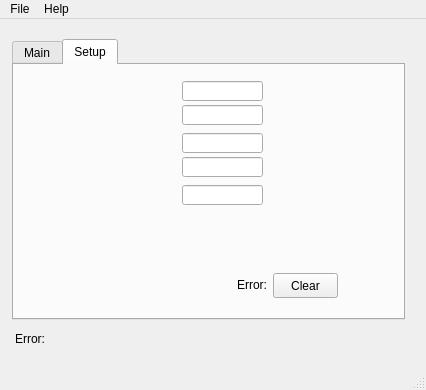
<?xml version="1.0" encoding="UTF-8"?>
<ui version="4.0">
 <class>MainWindow</class>
 <widget class="QMainWindow" name="MainWindow">
  <property name="geometry">
   <rect>
    <x>0</x>
    <y>0</y>
    <width>426</width>
    <height>390</height>
   </rect>
  </property>
  <property name="windowTitle">
   <string>MainWindow</string>
  </property>
  <widget class="QWidget" name="centralwidget">
   <widget class="QTabWidget" name="tabWidget">
    <property name="geometry">
     <rect>
      <x>12</x>
      <y>20</y>
      <width>393</width>
      <height>281</height>
     </rect>
    </property>
    <property name="currentIndex">
     <number>1</number>
    </property>
    <widget class="QWidget" name="Main">
     <attribute name="title">
      <string>Main</string>
     </attribute>
     <widget class="QELabel" name="qelabel">
      <property name="geometry">
       <rect>
        <x>16</x>
        <y>8</y>
        <width>201</width>
        <height>29</height>
       </rect>
      </property>
      <property name="font">
       <font>
        <pointsize>12</pointsize>
        <weight>75</weight>
        <bold>true</bold>
       </font>
      </property>
      <property name="variable" stdset="0">
       <string>$(P):SI:VERS</string>
      </property>
      <property name="variableSubstitutions" stdset="0">
       <string>P=ESA:OPEM</string>
      </property>
     </widget>
     <widget class="QGroupBox" name="groupBox">
      <property name="geometry">
       <rect>
        <x>44</x>
        <y>40</y>
        <width>308</width>
        <height>157</height>
       </rect>
      </property>
      <property name="title">
       <string>Display</string>
      </property>
      <widget class="QELabel" name="qelabel_2">
       <property name="geometry">
        <rect>
         <x>8</x>
         <y>36</y>
         <width>293</width>
         <height>73</height>
        </rect>
       </property>
       <property name="font">
        <font>
         <pointsize>24</pointsize>
         <weight>75</weight>
         <bold>true</bold>
        </font>
       </property>
       <property name="alignment">
        <set>Qt::AlignRight|Qt::AlignTrailing|Qt::AlignVCenter</set>
       </property>
       <property name="variable" stdset="0">
        <string>$(P):CALC:READ</string>
       </property>
       <property name="variableSubstitutions" stdset="0">
        <string>P=ESA:OPEM</string>
       </property>
       <property name="notation" stdset="0">
        <enum>QELabel::Automatic</enum>
       </property>
      </widget>
      <widget class="QELabel" name="qelabel_3">
       <property name="geometry">
        <rect>
         <x>12</x>
         <y>20</y>
         <width>129</width>
         <height>16</height>
        </rect>
       </property>
       <property name="variable" stdset="0">
        <string>$(P):SI:HEAD</string>
       </property>
       <property name="variableSubstitutions" stdset="0">
        <string>P=ESA:OPEM</string>
       </property>
      </widget>
      <widget class="QLabel" name="label">
       <property name="geometry">
        <rect>
         <x>8</x>
         <y>132</y>
         <width>33</width>
         <height>16</height>
        </rect>
       </property>
       <property name="text">
        <string>Res:</string>
       </property>
       <property name="alignment">
        <set>Qt::AlignRight|Qt::AlignTrailing|Qt::AlignVCenter</set>
       </property>
      </widget>
      <widget class="QELabel" name="qelabel_4">
       <property name="geometry">
        <rect>
         <x>48</x>
         <y>132</y>
         <width>105</width>
         <height>16</height>
        </rect>
       </property>
       <property name="alignment">
        <set>Qt::AlignCenter</set>
       </property>
       <property name="variable" stdset="0">
        <string>$(P):SI:RESOL</string>
       </property>
       <property name="variableSubstitutions" stdset="0">
        <string>P=ESA:OPEM</string>
       </property>
      </widget>
      <widget class="QELabel" name="qelabel_5">
       <property name="geometry">
        <rect>
         <x>196</x>
         <y>132</y>
         <width>69</width>
         <height>16</height>
        </rect>
       </property>
       <property name="variable" stdset="0">
        <string>$(P):LI:WL:CORR</string>
       </property>
       <property name="variableSubstitutions" stdset="0">
        <string>P=ESA:OPEM</string>
       </property>
      </widget>
      <widget class="Line" name="line">
       <property name="geometry">
        <rect>
         <x>1</x>
         <y>120</y>
         <width>305</width>
         <height>16</height>
        </rect>
       </property>
       <property name="orientation">
        <enum>Qt::Horizontal</enum>
       </property>
      </widget>
      <widget class="Line" name="line_2">
       <property name="geometry">
        <rect>
         <x>160</x>
         <y>127</y>
         <width>8</width>
         <height>28</height>
        </rect>
       </property>
       <property name="orientation">
        <enum>Qt::Vertical</enum>
       </property>
      </widget>
     </widget>
     <widget class="QEComboBox" name="qecombobox">
      <property name="geometry">
       <rect>
        <x>237</x>
        <y>208</y>
        <width>113</width>
        <height>21</height>
       </rect>
      </property>
      <property name="variable" stdset="0">
       <string>$(P):BO:READ.SCAN</string>
      </property>
      <property name="variableSubstitutions" stdset="0">
       <string>P=ESA:OPEM</string>
      </property>
      <property name="subscribe">
       <bool>true</bool>
      </property>
     </widget>
     <widget class="QEComboBox" name="qecombobox_2">
      <property name="geometry">
       <rect>
        <x>92</x>
        <y>208</y>
        <width>74</width>
        <height>21</height>
       </rect>
      </property>
      <property name="variable" stdset="0">
       <string>$(P):MBBO:ZERO</string>
      </property>
      <property name="variableSubstitutions" stdset="0">
       <string>P=ESA:OPEM</string>
      </property>
      <property name="subscribe">
       <bool>true</bool>
      </property>
     </widget>
     <widget class="QLabel" name="label_2">
      <property name="geometry">
       <rect>
        <x>52</x>
        <y>208</y>
        <width>37</width>
        <height>15</height>
       </rect>
      </property>
      <property name="text">
       <string>Zero:</string>
      </property>
      <property name="alignment">
       <set>Qt::AlignRight|Qt::AlignTrailing|Qt::AlignVCenter</set>
      </property>
     </widget>
    </widget>
    <widget class="QWidget" name="Setup">
     <attribute name="title">
      <string>Setup</string>
     </attribute>
     <widget class="QEPushButton" name="qepushbutton">
      <property name="geometry">
       <rect>
        <x>259</x>
        <y>208</y>
        <width>65</width>
        <height>25</height>
       </rect>
      </property>
      <property name="text">
       <string>Clear</string>
      </property>
      <property name="variable" stdset="0">
       <string>$(P):BO:CLEAR.PROC</string>
      </property>
      <property name="variableSubstitutions" stdset="0">
       <string>P=ESA:OPEM</string>
      </property>
      <property name="subscribe">
       <bool>false</bool>
      </property>
      <property name="writeOnPress">
       <bool>false</bool>
      </property>
     </widget>
     <widget class="QLabel" name="label_4">
      <property name="geometry">
       <rect>
        <x>212</x>
        <y>212</y>
        <width>41</width>
        <height>15</height>
       </rect>
      </property>
      <property name="text">
       <string>Error:</string>
      </property>
      <property name="alignment">
       <set>Qt::AlignRight|Qt::AlignTrailing|Qt::AlignVCenter</set>
      </property>
     </widget>
     <widget class="QELabel" name="qelabel_7">
      <property name="geometry">
       <rect>
        <x>84</x>
        <y>16</y>
        <width>81</width>
        <height>20</height>
       </rect>
      </property>
      <property name="alignment">
       <set>Qt::AlignRight|Qt::AlignTrailing|Qt::AlignVCenter</set>
      </property>
      <property name="variable" stdset="0">
       <string>$(P):AO:MULT:1.DESC</string>
      </property>
      <property name="variableSubstitutions" stdset="0">
       <string>P=ESA:OPEM</string>
      </property>
     </widget>
     <widget class="QELineEdit" name="qelineedit">
      <property name="geometry">
       <rect>
        <x>168</x>
        <y>16</y>
        <width>81</width>
        <height>20</height>
       </rect>
      </property>
      <property name="variable" stdset="0">
       <string>$(P):AO:MULT:1</string>
      </property>
      <property name="variableSubstitutions" stdset="0">
       <string>P=ESA:OPEM</string>
      </property>
     </widget>
     <widget class="QELabel" name="qelabel_8">
      <property name="geometry">
       <rect>
        <x>84</x>
        <y>40</y>
        <width>81</width>
        <height>20</height>
       </rect>
      </property>
      <property name="alignment">
       <set>Qt::AlignRight|Qt::AlignTrailing|Qt::AlignVCenter</set>
      </property>
      <property name="variable" stdset="0">
       <string>$(P):AO:MULT:2.DESC</string>
      </property>
      <property name="variableSubstitutions" stdset="0">
       <string>P=ESA:OPEM</string>
      </property>
     </widget>
     <widget class="QELineEdit" name="qelineedit_2">
      <property name="geometry">
       <rect>
        <x>168</x>
        <y>40</y>
        <width>81</width>
        <height>20</height>
       </rect>
      </property>
      <property name="variable" stdset="0">
       <string>$(P):AO:MULT:2</string>
      </property>
      <property name="variableSubstitutions" stdset="0">
       <string>P=ESA:OPEM</string>
      </property>
     </widget>
     <widget class="QELabel" name="qelabel_9">
      <property name="geometry">
       <rect>
        <x>84</x>
        <y>92</y>
        <width>81</width>
        <height>20</height>
       </rect>
      </property>
      <property name="alignment">
       <set>Qt::AlignRight|Qt::AlignTrailing|Qt::AlignVCenter</set>
      </property>
      <property name="variable" stdset="0">
       <string>$(P):AO:OFST:2.DESC</string>
      </property>
      <property name="variableSubstitutions" stdset="0">
       <string>P=ESA:OPEM</string>
      </property>
     </widget>
     <widget class="QELabel" name="qelabel_10">
      <property name="geometry">
       <rect>
        <x>84</x>
        <y>68</y>
        <width>81</width>
        <height>20</height>
       </rect>
      </property>
      <property name="alignment">
       <set>Qt::AlignRight|Qt::AlignTrailing|Qt::AlignVCenter</set>
      </property>
      <property name="variable" stdset="0">
       <string>$(P):AO:OFST:1.DESC</string>
      </property>
      <property name="variableSubstitutions" stdset="0">
       <string>P=ESA:OPEM</string>
      </property>
     </widget>
     <widget class="QELineEdit" name="qelineedit_3">
      <property name="geometry">
       <rect>
        <x>168</x>
        <y>92</y>
        <width>81</width>
        <height>20</height>
       </rect>
      </property>
      <property name="variable" stdset="0">
       <string>$(P):AO:OFST:2</string>
      </property>
      <property name="variableSubstitutions" stdset="0">
       <string>P=ESA:OPEM</string>
      </property>
     </widget>
     <widget class="QELineEdit" name="qelineedit_4">
      <property name="geometry">
       <rect>
        <x>168</x>
        <y>68</y>
        <width>81</width>
        <height>20</height>
       </rect>
      </property>
      <property name="variable" stdset="0">
       <string>$(P):AO:OFST:1</string>
      </property>
      <property name="variableSubstitutions" stdset="0">
       <string>P=ESA:OPEM</string>
      </property>
     </widget>
     <widget class="QELabel" name="qelabel_11">
      <property name="geometry">
       <rect>
        <x>12</x>
        <y>120</y>
        <width>153</width>
        <height>20</height>
       </rect>
      </property>
      <property name="alignment">
       <set>Qt::AlignRight|Qt::AlignTrailing|Qt::AlignVCenter</set>
      </property>
      <property name="variable" stdset="0">
       <string>$(P):LO:WL:CORR.DESC</string>
      </property>
      <property name="variableSubstitutions" stdset="0">
       <string>P=ESA:OPEM</string>
      </property>
     </widget>
     <widget class="QELineEdit" name="qelineedit_5">
      <property name="geometry">
       <rect>
        <x>168</x>
        <y>120</y>
        <width>81</width>
        <height>20</height>
       </rect>
      </property>
      <property name="variable" stdset="0">
       <string>$(P):LO:WL:CORR</string>
      </property>
      <property name="variableSubstitutions" stdset="0">
       <string>P=ESA:OPEM</string>
      </property>
     </widget>
    </widget>
   </widget>
   <widget class="QELabel" name="qelabel_6">
    <property name="geometry">
     <rect>
      <x>52</x>
      <y>312</y>
      <width>357</width>
      <height>16</height>
     </rect>
    </property>
    <property name="variable" stdset="0">
     <string>$(P):SI:ERROR</string>
    </property>
    <property name="variableSubstitutions" stdset="0">
     <string>P=ESA:OPEM</string>
    </property>
   </widget>
   <widget class="QLabel" name="label_3">
    <property name="geometry">
     <rect>
      <x>8</x>
      <y>312</y>
      <width>37</width>
      <height>16</height>
     </rect>
    </property>
    <property name="text">
     <string>Error:</string>
    </property>
    <property name="alignment">
     <set>Qt::AlignRight|Qt::AlignTrailing|Qt::AlignVCenter</set>
    </property>
   </widget>
  </widget>
  <widget class="QMenuBar" name="menubar">
   <property name="geometry">
    <rect>
     <x>0</x>
     <y>0</y>
     <width>426</width>
     <height>20</height>
    </rect>
   </property>
   <widget class="QMenu" name="menuFile">
    <property name="title">
     <string>File</string>
    </property>
    <addaction name="separator"/>
    <addaction name="actionQuit"/>
   </widget>
   <widget class="QMenu" name="menuHelp">
    <property name="title">
     <string>Help</string>
    </property>
    <addaction name="actionAbout"/>
   </widget>
   <addaction name="menuFile"/>
   <addaction name="menuHelp"/>
  </widget>
  <widget class="QStatusBar" name="statusbar"/>
  <action name="actionQuit">
   <property name="text">
    <string>Quit</string>
   </property>
  </action>
  <action name="actionAbout">
   <property name="text">
    <string>About</string>
   </property>
  </action>
 </widget>
 <customwidgets>
  <customwidget>
   <class>QELabel</class>
   <extends>QLabel</extends>
   <header>QELabel.h</header>
  </customwidget>
  <customwidget>
   <class>QELineEdit</class>
   <extends>QLineEdit</extends>
   <header>QELineEdit.h</header>
  </customwidget>
  <customwidget>
   <class>QEPushButton</class>
   <extends>QPushButton</extends>
   <header>QEPushButton.h</header>
  </customwidget>
  <customwidget>
   <class>QEComboBox</class>
   <extends>QComboBox</extends>
   <header>QEComboBox.h</header>
  </customwidget>
 </customwidgets>
 <resources/>
 <connections/>
</ui>
